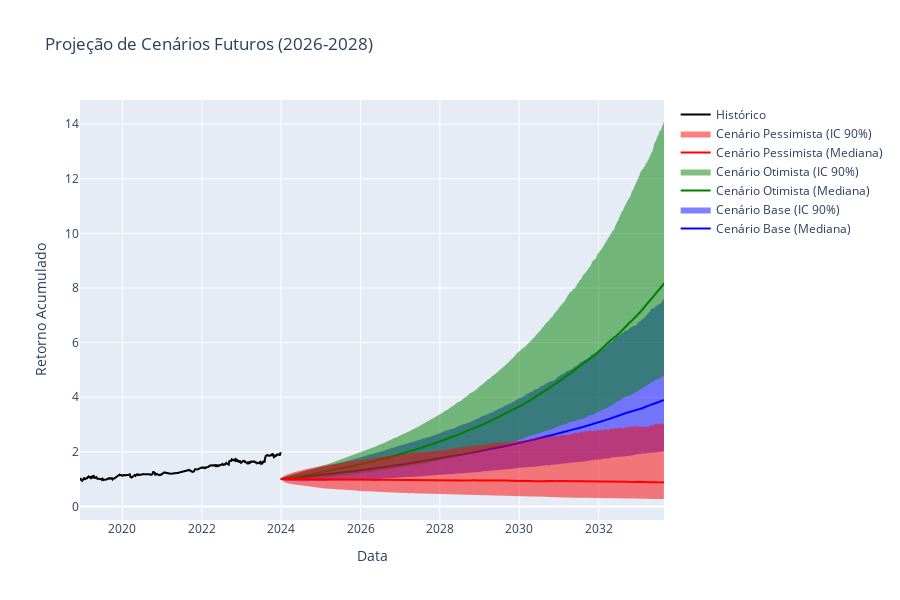

Notebook code for this chart:
### Markdown cell above
# Passo 8: Análise de Cenários Futuros

Vamos analisar diferentes cenários para os próximos anos baseados em:
1. Cenário Base (continuação da tendência atual)
2. Cenário Otimista (alta do setor de biotecnologia)
3. Cenário Pessimista (crise no setor)

### Code cell
# --- Passo 8: Simulação de Cenários Futuros ---
import numpy as np
from scipy.stats import norm
import plotly.graph_objects as go

def simular_cenario(retornos_base, n_anos=10, n_simulacoes=5000, cenario='base'):
    """Simula cenários futuros baseados nos retornos históricos"""
    # Parâmetros históricos
    retorno_medio_anual = retornos_base.mean() * 252
    vol_anual = retornos_base.std() * np.sqrt(252)
    
    # Ajustes por cenário
    if cenario == 'otimista':
        retorno_medio_anual *= 1.5  # 50% maior retorno esperado
        vol_anual *= 0.8  # 20% menor volatilidade
    elif cenario == 'pessimista':
        retorno_medio_anual *= 0.1  # 50% menor retorno esperado
        vol_anual *= 1.8  # 20% maior volatilidade
    
    # Simulação Monte Carlo
    dias = n_anos * 252
    simulacoes = np.zeros((n_simulacoes, dias))
    
    for i in range(n_simulacoes):
        retornos_diarios = np.random.normal(
            retorno_medio_anual/252, 
            vol_anual/np.sqrt(252), 
            dias
        )
        precos_sim = (1 + retornos_diarios).cumprod()
        simulacoes[i] = precos_sim
    
    return simulacoes

# Executar simulações para diferentes cenários
n_anos_futuros = 10
n_simulacoes = 5000

cenarios = {
    'base': simular_cenario(portfolio_returns, n_anos_futuros, n_simulacoes, 'base'),
    'otimista': simular_cenario(portfolio_returns, n_anos_futuros, n_simulacoes, 'otimista'),
    'pessimista': simular_cenario(portfolio_returns, n_anos_futuros, n_simulacoes, 'pessimista')
}

# Plotar resultados
fig = go.Figure()

datas_futuras = pd.date_range(
    start=portfolio_returns.index[-1],
    periods=n_anos_futuros*252+1,
    freq='B'
)[1:]

cores_cenarios = {
    'base': 'blue',
    'otimista': 'green',
    'pessimista': 'red'
}

nomes_cenarios = {
    'base': 'Cenário Base',
    'otimista': 'Cenário Otimista',
    'pessimista': 'Cenário Pessimista'
}

for cenario, simulacoes in cenarios.items():
    # Calcular percentis
    perc_5 = np.percentile(simulacoes, 5, axis=0)
    perc_50 = np.percentile(simulacoes, 50, axis=0)
    perc_95 = np.percentile(simulacoes, 95, axis=0)
    
    # Plotar linha média
    fig.add_trace(go.Scatter(
        x=datas_futuras,
        y=perc_50,
        name=f"{nomes_cenarios[cenario]} (Mediana)",
        line=dict(color=cores_cenarios[cenario])
    ))
    
    # Plotar área de confiança
    fig.add_trace(go.Scatter(
        x=datas_futuras,
        y=perc_95,
        fill=None,
        mode='lines',
        line=dict(color=cores_cenarios[cenario], width=0),
        showlegend=False
    ))
    
    fig.add_trace(go.Scatter(
        x=datas_futuras,
        y=perc_5,
        fill='tonexty',
        mode='lines',
        line=dict(color=cores_cenarios[cenario], width=0),
        name=f"{nomes_cenarios[cenario]} (IC 90%)"
    ))

# Adicionar dados históricos
hist_equity = (1 + portfolio_returns).cumprod()
fig.add_trace(go.Scatter(
    x=hist_equity.index,
    y=hist_equity,
    name='Histórico',
    line=dict(color='black', width=2)
))

fig.update_layout(
    title='Projeção de Cenários Futuros (2026-2028)',
    xaxis_title='Data',
    yaxis_title='Retorno Acumulado',
    height=600,
    showlegend=True
)

fig.write_html(os.path.join(output_dir, 'cenarios_futuros.html'))
fig.write_image(os.path.join(output_dir, 'cenarios_futuros.pdf'))
fig.show()

# Calcular estatísticas dos cenários
print("\nEstatísticas dos Cenários (2026-2028):")
for cenario, simulacoes in cenarios.items():
    retorno_total = simulacoes[:, -1] - 1  # Retorno acumulado no final
    print(f"\n{nomes_cenarios[cenario]}:")
    print(f"Retorno Esperado (3 anos): {retorno_total.mean():.2%}")
    print(f"Melhor Caso (95º percentil): {np.percentile(retorno_total, 95):.2%}")
    print(f"Pior Caso (5º percentil): {np.percentile(retorno_total, 5):.2%}")
    print(f"Probabilidade de Retorno Positivo: {(retorno_total > 0).mean():.2%}")

### Figure 1 — Plotly figure (JSON) as saved in the notebook; plotly's stock layout.template omitted (floating-point values rounded to 4 significant figures; data arrays with more than 128 entries replaced by an {"elided": "..."} marker saying what was removed)
{"data": [{"line": {"color": "blue"}, "name": "Cenário Base (Mediana)", "type": "scatter", "x": {"elided": "2520 str values"}, "y": {"elided": "2520 float values"}}, {"line": {"color": "blue", "width": 0}, "mode": "lines", "showlegend": false, "type": "scatter", "x": {"elided": "2520 str values"}, "y": {"elided": "2520 float values"}}, {"fill": "tonexty", "line": {"color": "blue", "width": 0}, "mode": "lines", "name": "Cenário Base (IC 90%)", "type": "scatter", "x": {"elided": "2520 str values"}, "y": {"elided": "2520 float values"}}, {"line": {"color": "green"}, "name": "Cenário Otimista (Mediana)", "type": "scatter", "x": {"elided": "2520 str values"}, "y": {"elided": "2520 float values"}}, {"line": {"color": "green", "width": 0}, "mode": "lines", "showlegend": false, "type": "scatter", "x": {"elided": "2520 str values"}, "y": {"elided": "2520 float values"}}, {"fill": "tonexty", "line": {"color": "green", "width": 0}, "mode": "lines", "name": "Cenário Otimista (IC 90%)", "type": "scatter", "x": {"elided": "2520 str values"}, "y": {"elided": "2520 float values"}}, {"line": {"color": "red"}, "name": "Cenário Pessimista (Mediana)", "type": "scatter", "x": {"elided": "2520 str values"}, "y": {"elided": "2520 float values"}}, {"line": {"color": "red", "width": 0}, "mode": "lines", "showlegend": false, "type": "scatter", "x": {"elided": "2520 str values"}, "y": {"elided": "2520 float values"}}, {"fill": "tonexty", "line": {"color": "red", "width": 0}, "mode": "lines", "name": "Cenário Pessimista (IC 90%)", "type": "scatter", "x": {"elided": "2520 str values"}, "y": {"elided": "2520 float values"}}, {"line": {"color": "black", "width": 2}, "name": "Histórico", "type": "scatter", "x": {"elided": "1273 str values"}, "y": {"elided": "1273 float values"}}], "layout": {"height": 600, "showlegend": true, "title": {"text": "Projeção de Cenários Futuros (2026-2028)"}, "xaxis": {"title": {"text": "Data"}}, "yaxis": {"title": {"text": "Retorno Acumulado"}}}}
